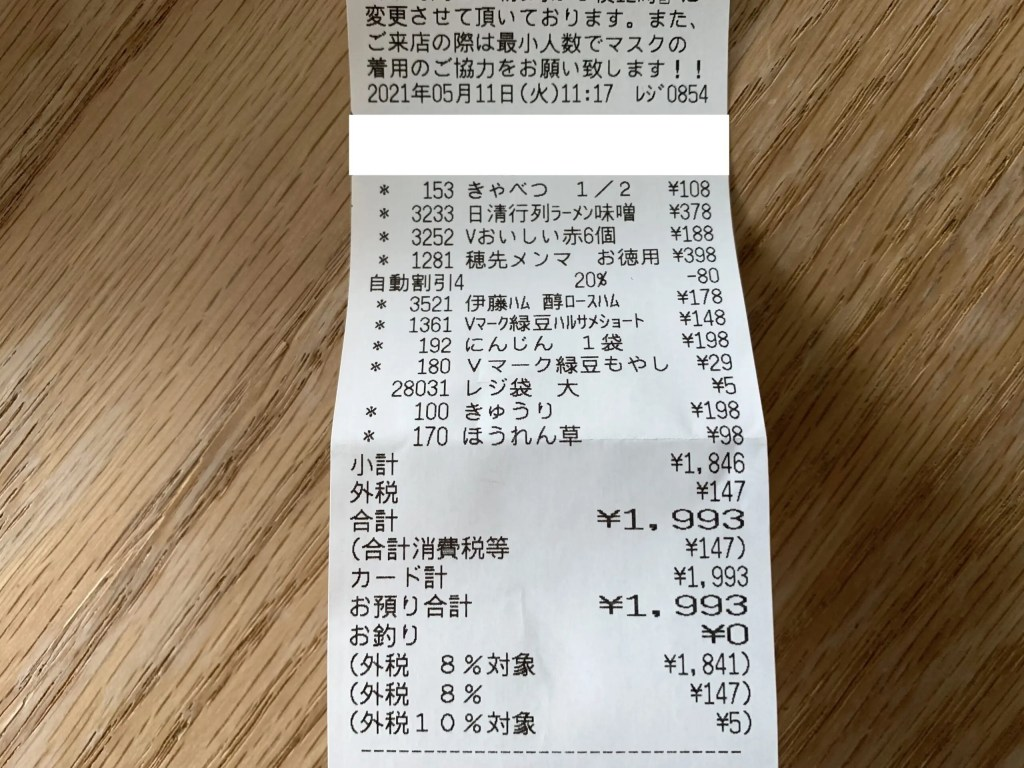
#> input picture python/paper.jpg, 1024 x 768 px
$ python ocrtest2.py   (older library calls are emulated)
#> lines starting #> are read from the running program, lines starting #| are printed output that depends on the picture; after the words box and inside, x2 and y2 are one past the last pixel; in counts of white or black regions, pixels touching at a corner belong together
from PIL import Image
import sys

import pyocr
import pyocr.builders
import cv2
import numpy as np

input_original_data = 'paper.jpg'
img = cv2.imread(input_original_data)
#> img is the input picture: shape (768, 1024, 3); mean B, G, R 120.7, 139.3, 154
h, s, gray = cv2.split(cv2.cvtColor(img, cv2.COLOR_BGR2HSV))
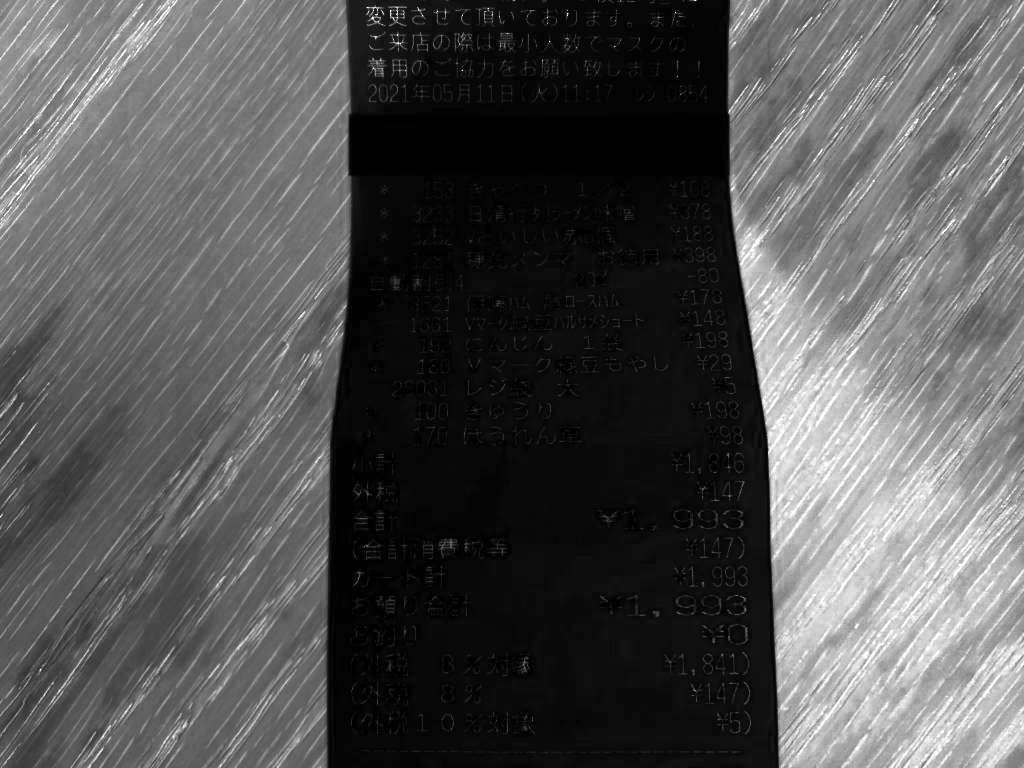
#> s: shape (768, 1024); min 0, max 255, mean 82.6
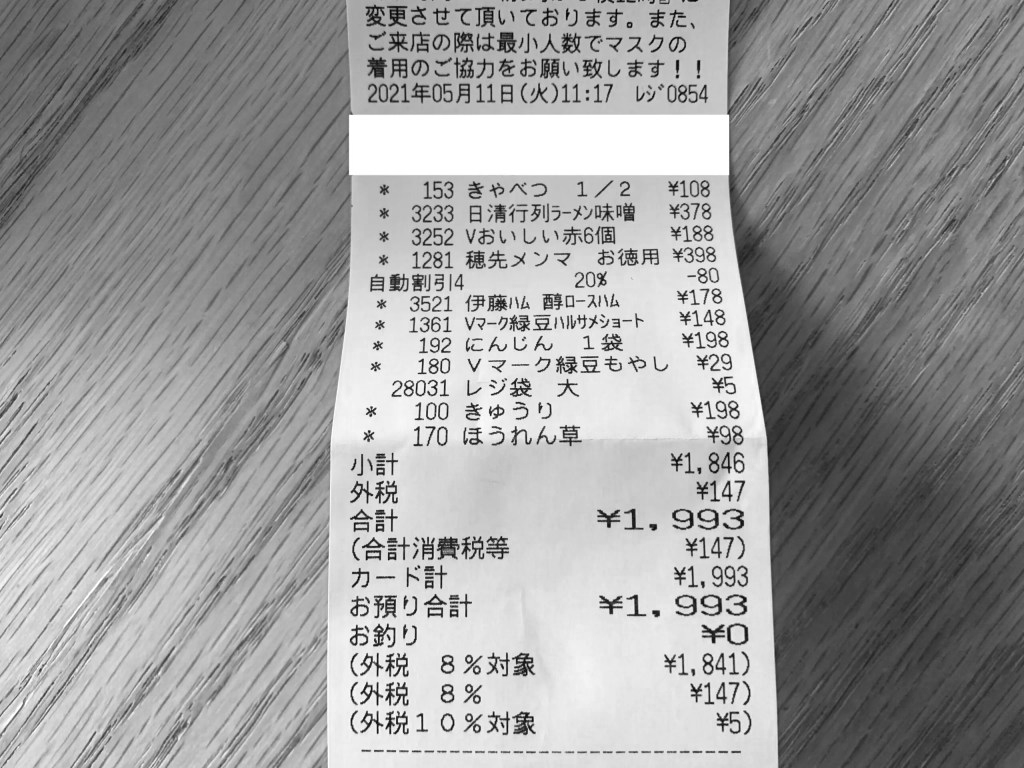
#> gray: shape (768, 1024); min 1, max 255, mean 156.3

size = (3, 3)
blur = cv2.GaussianBlur(gray, size, 0)

lap = cv2.Laplacian(blur, cv2.CV_8UC1)

ret2, th2 = cv2.threshold(lap, 0, 255, cv2.THRESH_BINARY+cv2.THRESH_OTSU)
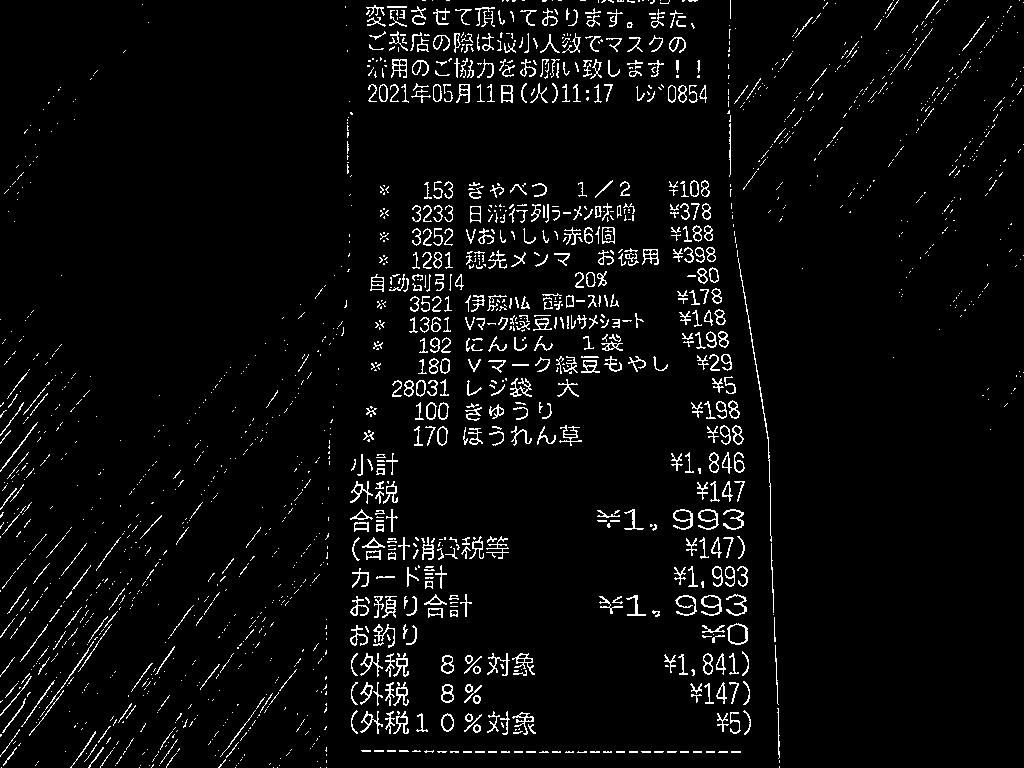
#> th2: shape (768, 1024); 4.3% white in thin lines or dots
#> ret2 = 30

kernel = np.ones((3, 20), np.uint8)
closing = cv2.morphologyEx(th2, cv2.MORPH_CLOSE, kernel)
#> closing: shape (768, 1024); 15.1% white; 540 white regions (383 under 20 px), largest, box (x1, y1, x2, y2) and area: (0, 569, 155, 768) 6236, (368, 57, 701, 79) 5333, (370, 31, 687, 53) 5162

kernel = np.ones((3, 3), np.uint8)
dilation = cv2.dilate(closing, kernel, iterations = 1)
#> dilation: shape (768, 1024); 19.7% white; 378 white regions (158 under 20 px), largest, box (x1, y1, x2, y2) and area: (0, 514, 169, 768) 9986, (367, 56, 702, 80) 6249, (369, 30, 688, 54) 5938
erosion = cv2.erode(dilation, kernel, iterations = 1)

lap2 = cv2.Laplacian(erosion, cv2.CV_8UC1)
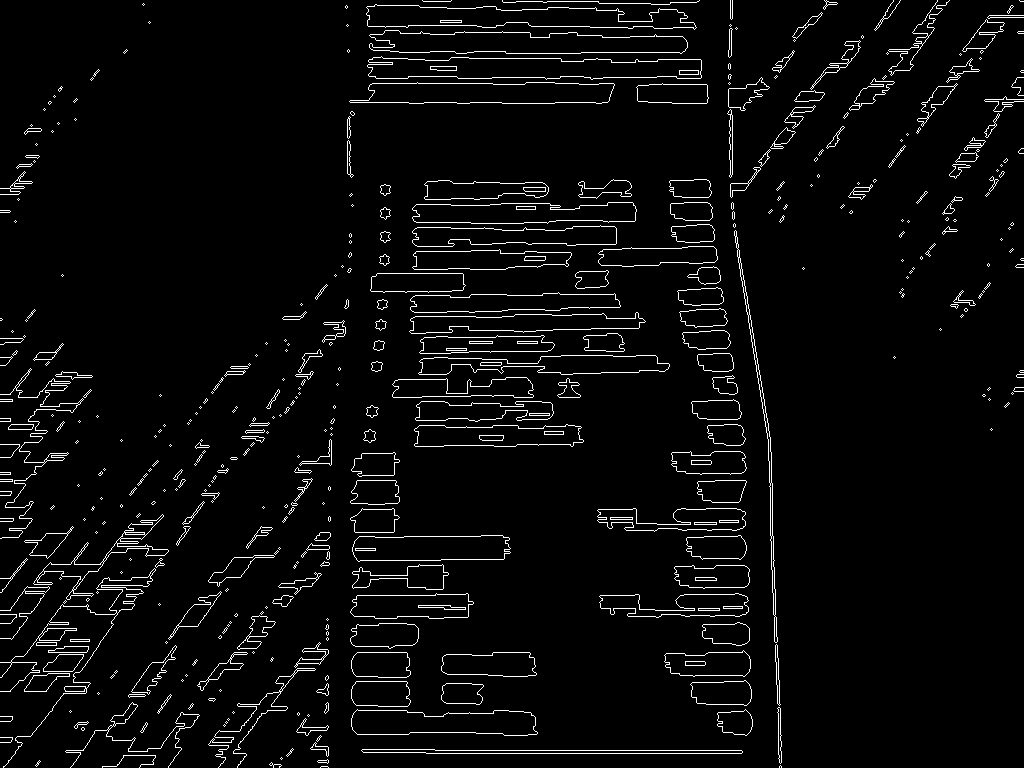
#> lap2: shape (768, 1024); 3.9% white in thin lines or dots

contours, hierarchy = cv2.findContours(lap2, cv2.RETR_EXTERNAL, cv2.CHAIN_APPROX_SIMPLE)
#> contours = 451 contours, 287 with area under 20; largest, box (x1, y1, x2, y2) and area: (367, 56, 702, 80) 5950, (369, 30, 688, 54) 5528, (366, 4, 697, 30) 5333, (349, 82, 615, 104) 4676, (351, 709, 538, 736) 3890
min_area = img.shape[0] * img.shape[1] * 1e-4
#> min_area = 78.64
tmp = img.copy()
if len(contours) > 0:
    for i, contour in enumerate(contours):
        rect = cv2.boundingRect(contour)
        if rect[2] < 10 or rect[3] < 10:
            continue
        area = cv2.contourArea(contour)
        if area < min_area:
            continue

        size_x = 28
        size_y = 28
        cv2.rectangle(tmp, (rect[0], rect[1]), (rect[0]+rect[2], rect[1]+rect[3]), (0, 255, 0), 2)
        cv2.rectangle(tmp, (rect[0], rect[1]), (rect[0]+size_x, rect[1]+size_y), (0,0,255,50), cv2.FILLED)
        h = (int)(rect[2] / size_x)
        r = 0
        for x in range(h):
            #print(x)
            if x % 2 == 0:
                r = 255
            else:
                r = 0
            cv2.rectangle(tmp, (rect[0]+size_x*x, rect[1]), (rect[0]+size_x*x+(int)(size_x), rect[1]+size_y), (0,0,r, 50), cv2.FILLED)
#> this loop made 451 passes
#> rect on passes 1 to 3: (320, 766, 9, 2), (779, 765, 3, 3), (269, 762, 13, 6)
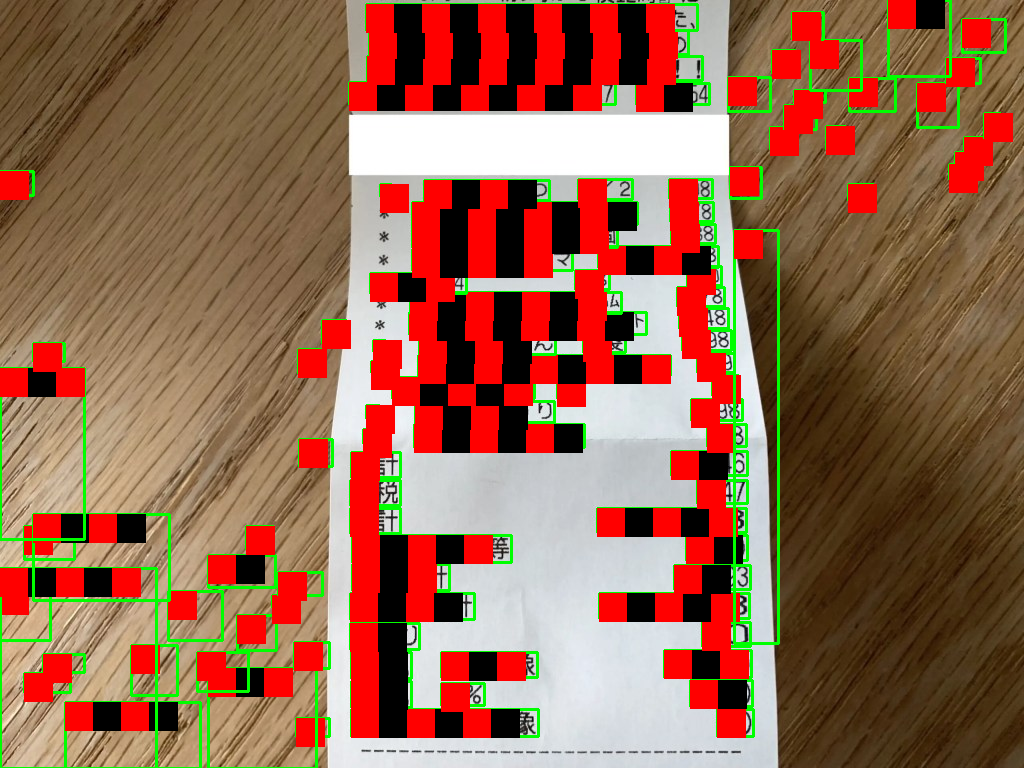
#> tmp: shape (768, 1024, 3); mean B, G, R 78.7, 102.7, 148.6


cv2.imwrite('tmp.jpg', tmp)

#cv2.imshow('color', tmp)
#cv2.waitKey(0)
cv2.destroyAllWindows()
